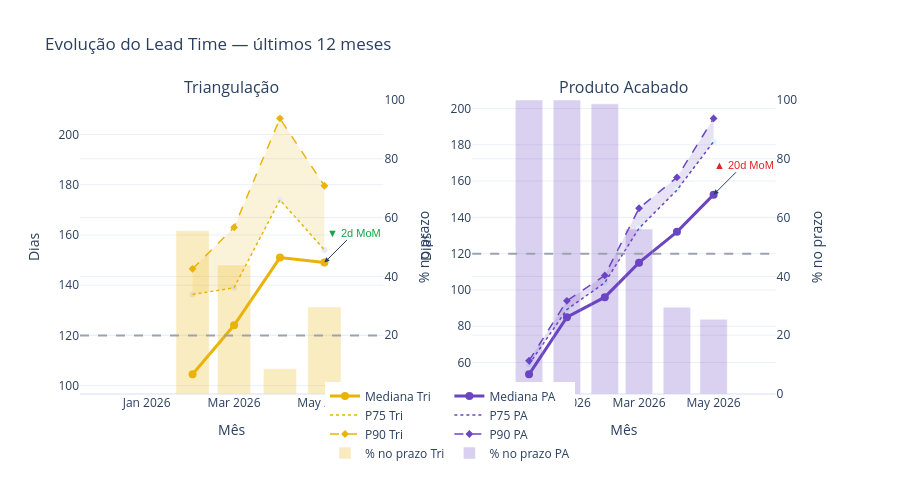

Notebook code cell kept with this figure:
### Code cell
# Célula 5 — Nível 1: Série Temporal Mensal por Fluxo
# Substitui o snapshot Mediana×P75 estático: o último ponto da série já entrega o snapshot
# e ainda dá tendência. Faixa P25–P75 sombreada + barras de %120d no eixo secundário.

# Cortar pela janela configurada
data_corte = pd.Timestamp.now(tz="UTC").normalize() - pd.DateOffset(months=CONFIG["janela_meses"])
df_ts = df_ops[df_ops["mes_fechamento"] >= data_corte.tz_localize(None)].copy()


def serie_por_fluxo(df_subset):
    agg = (
        df_subset.groupby("mes_fechamento")
        .agg(
            mediana=("lead_time_realizado", "median"),
            p75=("lead_time_realizado", lambda x: x.quantile(0.75)),
            p90=("lead_time_realizado", lambda x: x.quantile(0.90)),
            pct_no_prazo=("dentro_do_prazo", lambda x: x.mean() * 100),
            n_ops=("op_code", "count"),
        )
        .reset_index()
    )
    # Filtro de robustez: meses com < 20 OPs viram NaN
    agg.loc[agg["n_ops"] < 20, ["mediana", "p75", "p90", "pct_no_prazo"]] = None
    return agg


ts_tri = serie_por_fluxo(df_ts[~df_ts["is_finished_product_order"]])
ts_pa  = serie_por_fluxo(df_ts[df_ts["is_finished_product_order"]])

fig = make_subplots(
    rows=1, cols=2,
    subplot_titles=("Triangulação", "Produto Acabado"),
    specs=[[{"secondary_y": True}, {"secondary_y": True}]],
    horizontal_spacing=0.12,
)


def add_fluxo(fig, ts, col, cor_fluxo, nome):
    # Faixa P25–P75 (sombreada)
    fig.add_trace(go.Scatter(
        x=list(ts["mes_fechamento"]) + list(ts["mes_fechamento"])[::-1],
        y=list(ts["p90"]) + list(ts["p75"])[::-1],
        fill="toself", fillcolor=cor_fluxo, opacity=0.15,
        line=dict(width=0), showlegend=False, hoverinfo="skip",
        name=f"P75–P90 {nome}",
    ), row=1, col=col, secondary_y=False)

    # Linha mediana (forte)
    fig.add_trace(go.Scatter(
        x=ts["mes_fechamento"], y=ts["mediana"], mode="lines+markers",
        line=dict(color=cor_fluxo, width=3), marker=dict(size=8),
        name=f"Mediana {nome}", legendgroup=nome,
    ), row=1, col=col, secondary_y=False)

    # Linha P75 (pontilhada)
    fig.add_trace(go.Scatter(
        x=ts["mes_fechamento"], y=ts["p75"], mode="lines",
        line=dict(color=cor_fluxo, width=1.5, dash="dot"),
        name=f"P75 {nome}", legendgroup=nome,
    ), row=1, col=col, secondary_y=False)

    # Linha P90 (tracejada)
    fig.add_trace(go.Scatter(
        x=ts["mes_fechamento"], y=ts["p90"], mode="lines+markers",
        line=dict(color=cor_fluxo, width=1.5, dash="dash"),
        marker=dict(size=6, symbol="diamond"),
        name=f"P90 {nome}", legendgroup=nome,
        hovertemplate="%{x|%b %Y}<br>P90: <b>%{y:.0f}d</b><extra></extra>",
    ), row=1, col=col, secondary_y=False)

    # Barras %dentro120d no eixo secundário
    fig.add_trace(go.Bar(
        x=ts["mes_fechamento"], y=ts["pct_no_prazo"],
        marker_color=cor_fluxo, opacity=0.25,
        name=f"% no prazo {nome}", legendgroup=nome,
    ), row=1, col=col, secondary_y=True)

    # Linha target 120d
    fig.add_hline(y=TARGET_LEAD_TIME, line_dash="dash",
                  line_color=COLORS["target_line"], row=1, col=col, secondary_y=False)

    # Anotação da variação MoM no último ponto válido
    validos = ts.dropna(subset=["mediana"])
    if len(validos) >= 2:
        ultimo = validos.iloc[-1]
        penultimo = validos.iloc[-2]
        delta = ultimo["mediana"] - penultimo["mediana"]
        arrow = "▼" if delta < 0 else "▲"
        cor_anot = COLORS["status_ok"] if delta < 0 else COLORS["status_critico"]
        fig.add_annotation(
            x=ultimo["mes_fechamento"], y=ultimo["mediana"],
            text=f"{arrow} {abs(delta):.0f}d MoM",
            showarrow=True, arrowhead=2, ax=30, ay=-30,
            font=dict(color=cor_anot, size=11, family="sans-serif"),
            row=1, col=col,
        )


add_fluxo(fig, ts_tri, col=1, cor_fluxo=COLORS["fluxo_tri"], nome="Tri")
add_fluxo(fig, ts_pa,  col=2, cor_fluxo=COLORS["fluxo_pa"],  nome="PA")

fig.update_xaxes(title_text="Mês", row=1, col=1)
fig.update_xaxes(title_text="Mês", row=1, col=2)
fig.update_yaxes(title_text="Dias", row=1, col=1, secondary_y=False)
fig.update_yaxes(title_text="Dias", row=1, col=2, secondary_y=False)
fig.update_yaxes(title_text="% no prazo", row=1, col=1, secondary_y=True, range=[0, 100])
fig.update_yaxes(title_text="% no prazo", row=1, col=2, secondary_y=True, range=[0, 100])

fig.update_layout(
    title=f"Evolução do Lead Time — últimos {CONFIG['janela_meses']} meses",
    template=TEMPLATE, height=480,
    legend=dict(orientation="h", yanchor="bottom", y=-0.25, xanchor="center", x=0.5),
)
fig.show()

### Figure 1 — Plotly figure (JSON) as saved in the notebook; plotly's stock layout.template omitted (floating-point values rounded to 4 significant figures)
{"data": [{"fill": "toself", "fillcolor": "#EAB308", "hoverinfo": "skip", "line": {"width": 0}, "name": "P75–P90 Tri", "opacity": 0.15, "showlegend": false, "type": "scatter", "x": ["2025-12-01T00:00:00", "2026-01-01T00:00:00", "2026-02-01T00:00:00", "2026-03-01T00:00:00", "2026-04-01T00:00:00", "2026-05-01T00:00:00", "2026-05-01T00:00:00", "2026-04-01T00:00:00", "2026-03-01T00:00:00", "2026-02-01T00:00:00", "2026-01-01T00:00:00", "2025-12-01T00:00:00"], "xaxis": "x", "y": [null, null, 146.5, 163, 206.4, 179.6, 154, 174, 139, 136.2, null, null], "yaxis": "y"}, {"legendgroup": "Tri", "line": {"color": "#EAB308", "width": 3}, "marker": {"size": 8}, "mode": "lines+markers", "name": "Mediana Tri", "type": "scatter", "x": ["2025-12-01T00:00:00.000000000", "2026-01-01T00:00:00.000000000", "2026-02-01T00:00:00.000000000", "2026-03-01T00:00:00.000000000", "2026-04-01T00:00:00.000000000", "2026-05-01T00:00:00.000000000"], "xaxis": "x", "y": [NaN, NaN, 104.5, 124.0, 151.0, 149.0], "yaxis": "y"}, {"legendgroup": "Tri", "line": {"color": "#EAB308", "dash": "dot", "width": 1.5}, "mode": "lines", "name": "P75 Tri", "type": "scatter", "x": ["2025-12-01T00:00:00.000000000", "2026-01-01T00:00:00.000000000", "2026-02-01T00:00:00.000000000", "2026-03-01T00:00:00.000000000", "2026-04-01T00:00:00.000000000", "2026-05-01T00:00:00.000000000"], "xaxis": "x", "y": [NaN, NaN, 136.2, 139.0, 174.0, 154.0], "yaxis": "y"}, {"hovertemplate": "%{x|%b %Y}<br>P90: <b>%{y:.0f}d</b><extra></extra>", "legendgroup": "Tri", "line": {"color": "#EAB308", "dash": "dash", "width": 1.5}, "marker": {"size": 6, "symbol": "diamond"}, "mode": "lines+markers", "name": "P90 Tri", "type": "scatter", "x": ["2025-12-01T00:00:00.000000000", "2026-01-01T00:00:00.000000000", "2026-02-01T00:00:00.000000000", "2026-03-01T00:00:00.000000000", "2026-04-01T00:00:00.000000000", "2026-05-01T00:00:00.000000000"], "xaxis": "x", "y": [NaN, NaN, 146.5, 163.0, 206.4, 179.6], "yaxis": "y"}, {"legendgroup": "Tri", "marker": {"color": "#EAB308"}, "name": "% no prazo Tri", "opacity": 0.25, "type": "bar", "x": ["2025-12-01T00:00:00.000000000", "2026-01-01T00:00:00.000000000", "2026-02-01T00:00:00.000000000", "2026-03-01T00:00:00.000000000", "2026-04-01T00:00:00.000000000", "2026-05-01T00:00:00.000000000"], "xaxis": "x", "y": [NaN, NaN, 55.56, 43.9, 8.571, 29.63], "yaxis": "y2"}, {"fill": "toself", "fillcolor": "#6B46C1", "hoverinfo": "skip", "line": {"width": 0}, "name": "P75–P90 PA", "opacity": 0.15, "showlegend": false, "type": "scatter", "x": ["2025-11-01T00:00:00", "2025-12-01T00:00:00", "2026-01-01T00:00:00", "2026-02-01T00:00:00", "2026-03-01T00:00:00", "2026-04-01T00:00:00", "2026-05-01T00:00:00", "2026-05-01T00:00:00", "2026-04-01T00:00:00", "2026-03-01T00:00:00", "2026-02-01T00:00:00", "2026-01-01T00:00:00", "2025-12-01T00:00:00", "2025-11-01T00:00:00"], "xaxis": "x2", "y": [null, 61, 94, 108, 145, 162, 194.5, 181.8, 155, 134, 104, 89.25, 59, null], "yaxis": "y3"}, {"legendgroup": "PA", "line": {"color": "#6B46C1", "width": 3}, "marker": {"size": 8}, "mode": "lines+markers", "name": "Mediana PA", "type": "scatter", "x": ["2025-11-01T00:00:00.000000000", "2025-12-01T00:00:00.000000000", "2026-01-01T00:00:00.000000000", "2026-02-01T00:00:00.000000000", "2026-03-01T00:00:00.000000000", "2026-04-01T00:00:00.000000000", "2026-05-01T00:00:00.000000000"], "xaxis": "x2", "y": [NaN, 53.5, 85.0, 96.0, 115.0, 132.0, 152.5], "yaxis": "y3"}, {"legendgroup": "PA", "line": {"color": "#6B46C1", "dash": "dot", "width": 1.5}, "mode": "lines", "name": "P75 PA", "type": "scatter", "x": ["2025-11-01T00:00:00.000000000", "2025-12-01T00:00:00.000000000", "2026-01-01T00:00:00.000000000", "2026-02-01T00:00:00.000000000", "2026-03-01T00:00:00.000000000", "2026-04-01T00:00:00.000000000", "2026-05-01T00:00:00.000000000"], "xaxis": "x2", "y": [NaN, 59.0, 89.25, 104.0, 134.0, 155.0, 181.8], "yaxis": "y3"}, {"hovertemplate": "%{x|%b %Y}<br>P90: <b>%{y:.0f}d</b><extra></extra>", "legendgroup": "PA", "line": {"color": "#6B46C1", "dash": "dash", "width": 1.5}, "marker": {"size": 6, "symbol": "diamond"}, "mode": "lines+markers", "name": "P90 PA", "type": "scatter", "x": ["2025-11-01T00:00:00.000000000", "2025-12-01T00:00:00.000000000", "2026-01-01T00:00:00.000000000", "2026-02-01T00:00:00.000000000", "2026-03-01T00:00:00.000000000", "2026-04-01T00:00:00.000000000", "2026-05-01T00:00:00.000000000"], "xaxis": "x2", "y": [NaN, 61.0, 94.0, 108.0, 145.0, 162.0, 194.5], "yaxis": "y3"}, {"legendgroup": "PA", "marker": {"color": "#6B46C1"}, "name": "% no prazo PA", "opacity": 0.25, "type": "bar", "x": ["2025-11-01T00:00:00.000000000", "2025-12-01T00:00:00.000000000", "2026-01-01T00:00:00.000000000", "2026-02-01T00:00:00.000000000", "2026-03-01T00:00:00.000000000", "2026-04-01T00:00:00.000000000", "2026-05-01T00:00:00.000000000"], "xaxis": "x2", "y": [NaN, 100.0, 100.0, 98.68, 56.08, 29.51, 25.4], "yaxis": "y4"}], "layout": {"annotations": [{"font": {"size": 16}, "showarrow": false, "text": "Triangulação", "x": 0.205, "xanchor": "center", "xref": "paper", "y": 1, "yanchor": "bottom", "yref": "paper"}, {"font": {"size": 16}, "showarrow": false, "text": "Produto Acabado", "x": 0.735, "xanchor": "center", "xref": "paper", "y": 1, "yanchor": "bottom", "yref": "paper"}, {"arrowhead": 2, "ax": 30, "ay": -30, "font": {"color": "#16A34A", "family": "sans-serif", "size": 11}, "showarrow": true, "text": "▼ 2d MoM", "x": "2026-05-01T00:00:00", "xref": "x", "y": 149, "yref": "y"}, {"arrowhead": 2, "ax": 30, "ay": -30, "font": {"color": "#DC2626", "family": "sans-serif", "size": 11}, "showarrow": true, "text": "▲ 20d MoM", "x": "2026-05-01T00:00:00", "xref": "x2", "y": 152.5, "yref": "y3"}], "height": 480, "legend": {"orientation": "h", "x": 0.5, "xanchor": "center", "y": -0.25, "yanchor": "bottom"}, "shapes": [{"line": {"color": "#9CA3AF", "dash": "dash"}, "type": "line", "x0": 0, "x1": 1, "xref": "x domain", "y0": 120, "y1": 120, "yref": "y"}, {"line": {"color": "#9CA3AF", "dash": "dash"}, "type": "line", "x0": 0, "x1": 1, "xref": "x2 domain", "y0": 120, "y1": 120, "yref": "y3"}], "title": {"text": "Evolução do Lead Time — últimos 12 meses"}, "xaxis": {"anchor": "y", "domain": [0, 0.41], "title": {"text": "Mês"}}, "xaxis2": {"anchor": "y3", "domain": [0.53, 0.94], "title": {"text": "Mês"}}, "yaxis": {"anchor": "x", "domain": [0, 1], "title": {"text": "Dias"}}, "yaxis2": {"anchor": "x", "overlaying": "y", "range": [0, 100], "side": "right", "title": {"text": "% no prazo"}}, "yaxis3": {"anchor": "x2", "domain": [0, 1], "title": {"text": "Dias"}}, "yaxis4": {"anchor": "x2", "overlaying": "y3", "range": [0, 100], "side": "right", "title": {"text": "% no prazo"}}}}
